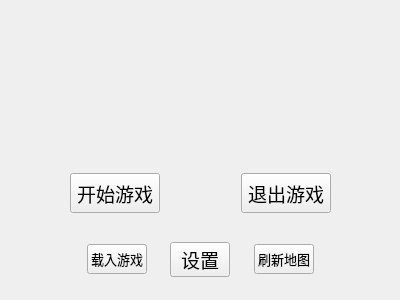
<?xml version="1.0" encoding="UTF-8"?>
<ui version="4.0">
 <class>playerUI</class>
 <widget class="QWidget" name="playerUI">
  <property name="geometry">
   <rect>
    <x>0</x>
    <y>0</y>
    <width>400</width>
    <height>300</height>
   </rect>
  </property>
  <property name="minimumSize">
   <size>
    <width>400</width>
    <height>300</height>
   </size>
  </property>
  <property name="maximumSize">
   <size>
    <width>400</width>
    <height>300</height>
   </size>
  </property>
  <property name="windowTitle">
   <string>Form</string>
  </property>
  <widget class="QLabel" name="titleLabel">
   <property name="geometry">
    <rect>
     <x>0</x>
     <y>0</y>
     <width>161</width>
     <height>81</height>
    </rect>
   </property>
   <property name="text">
    <string/>
   </property>
  </widget>
  <widget class="QWidget" name="gridLayoutWidget">
   <property name="geometry">
    <rect>
     <x>70</x>
     <y>150</y>
     <width>261</width>
     <height>151</height>
    </rect>
   </property>
   <layout class="QGridLayout" name="gridLayout">
    <item row="1" column="0">
     <layout class="QHBoxLayout" name="horizontalLayout_3">
      <item>
       <spacer name="horizontalSpacer_4">
        <property name="orientation">
         <enum>Qt::Orientation::Horizontal</enum>
        </property>
        <property name="sizeHint" stdset="0">
         <size>
          <width>40</width>
          <height>20</height>
         </size>
        </property>
       </spacer>
      </item>
      <item>
       <widget class="QPushButton" name="loadButton">
        <property name="minimumSize">
         <size>
          <width>60</width>
          <height>30</height>
         </size>
        </property>
        <property name="maximumSize">
         <size>
          <width>60</width>
          <height>30</height>
         </size>
        </property>
        <property name="font">
         <font>
          <family>华文新魏</family>
          <pointsize>10</pointsize>
         </font>
        </property>
        <property name="text">
         <string>载入游戏</string>
        </property>
       </widget>
      </item>
      <item>
       <spacer name="horizontalSpacer_2">
        <property name="orientation">
         <enum>Qt::Orientation::Horizontal</enum>
        </property>
        <property name="sizeHint" stdset="0">
         <size>
          <width>40</width>
          <height>20</height>
         </size>
        </property>
       </spacer>
      </item>
      <item>
       <widget class="QPushButton" name="setButton">
        <property name="minimumSize">
         <size>
          <width>60</width>
          <height>35</height>
         </size>
        </property>
        <property name="maximumSize">
         <size>
          <width>60</width>
          <height>35</height>
         </size>
        </property>
        <property name="font">
         <font>
          <family>华文新魏</family>
          <pointsize>14</pointsize>
         </font>
        </property>
        <property name="text">
         <string>设置</string>
        </property>
       </widget>
      </item>
      <item>
       <spacer name="horizontalSpacer_3">
        <property name="orientation">
         <enum>Qt::Orientation::Horizontal</enum>
        </property>
        <property name="sizeHint" stdset="0">
         <size>
          <width>40</width>
          <height>20</height>
         </size>
        </property>
       </spacer>
      </item>
      <item>
       <widget class="QPushButton" name="refreshButton">
        <property name="minimumSize">
         <size>
          <width>60</width>
          <height>30</height>
         </size>
        </property>
        <property name="maximumSize">
         <size>
          <width>60</width>
          <height>30</height>
         </size>
        </property>
        <property name="font">
         <font>
          <family>华文新魏</family>
          <pointsize>10</pointsize>
         </font>
        </property>
        <property name="text">
         <string>刷新地图</string>
        </property>
       </widget>
      </item>
      <item>
       <spacer name="horizontalSpacer_5">
        <property name="orientation">
         <enum>Qt::Orientation::Horizontal</enum>
        </property>
        <property name="sizeHint" stdset="0">
         <size>
          <width>40</width>
          <height>20</height>
         </size>
        </property>
       </spacer>
      </item>
     </layout>
    </item>
    <item row="0" column="0">
     <layout class="QHBoxLayout" name="horizontalLayout_2">
      <item>
       <widget class="QPushButton" name="gameStartButton">
        <property name="minimumSize">
         <size>
          <width>90</width>
          <height>40</height>
         </size>
        </property>
        <property name="maximumSize">
         <size>
          <width>90</width>
          <height>40</height>
         </size>
        </property>
        <property name="font">
         <font>
          <family>华文新魏</family>
          <pointsize>14</pointsize>
         </font>
        </property>
        <property name="text">
         <string>开始游戏</string>
        </property>
       </widget>
      </item>
      <item>
       <spacer name="horizontalSpacer">
        <property name="orientation">
         <enum>Qt::Orientation::Horizontal</enum>
        </property>
        <property name="sizeHint" stdset="0">
         <size>
          <width>40</width>
          <height>20</height>
         </size>
        </property>
       </spacer>
      </item>
      <item>
       <widget class="QPushButton" name="quitButton">
        <property name="minimumSize">
         <size>
          <width>90</width>
          <height>40</height>
         </size>
        </property>
        <property name="maximumSize">
         <size>
          <width>90</width>
          <height>40</height>
         </size>
        </property>
        <property name="font">
         <font>
          <family>华文新魏</family>
          <pointsize>14</pointsize>
         </font>
        </property>
        <property name="text">
         <string>退出游戏</string>
        </property>
       </widget>
      </item>
     </layout>
    </item>
   </layout>
  </widget>
 </widget>
 <resources/>
 <connections/>
</ui>
